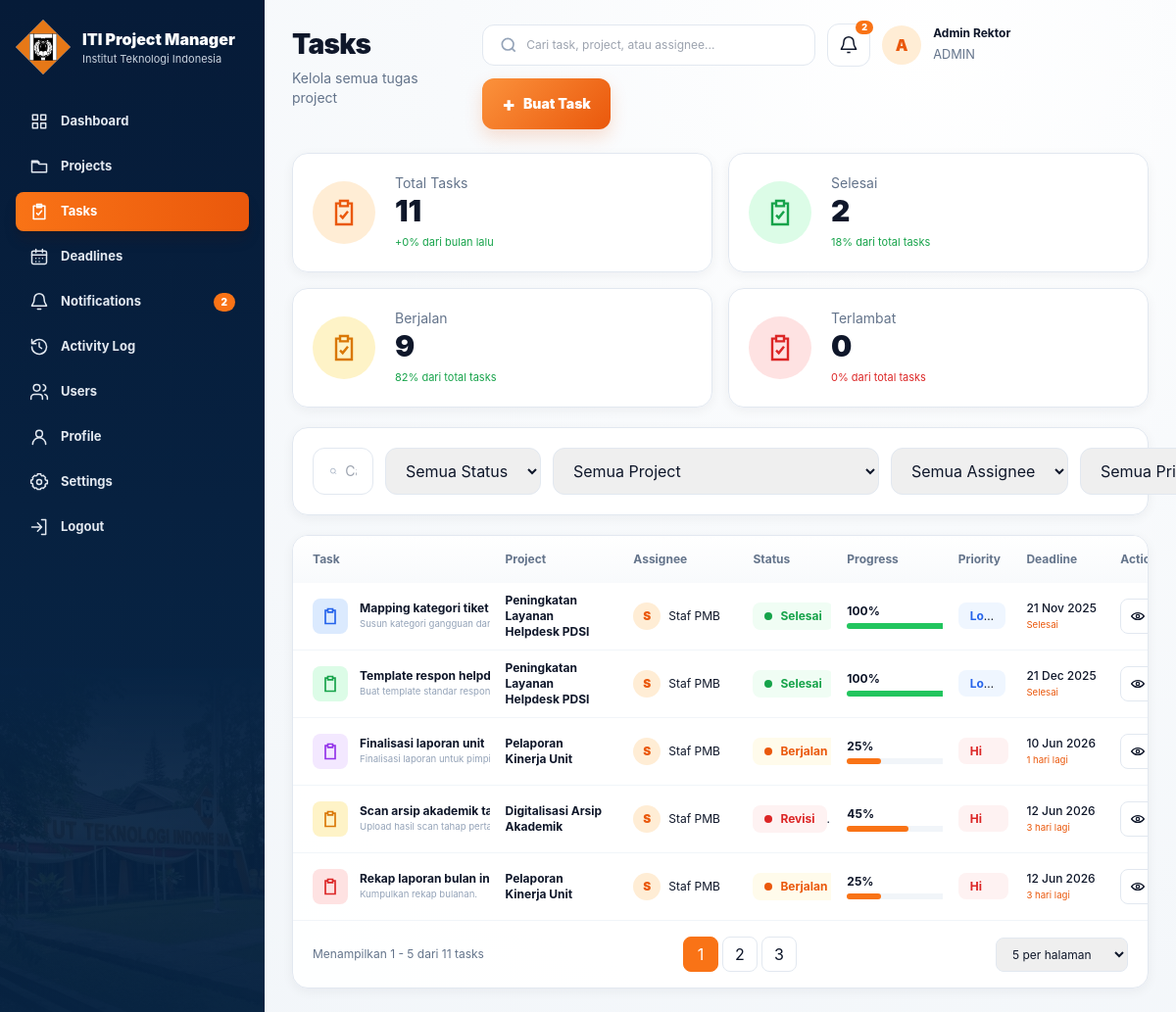
/index.php?page=tasks (signed in), run on the app's committed database.
### tables this page shows
CREATE TABLE users (
    id INT AUTO_INCREMENT PRIMARY KEY,
    name VARCHAR(120) NOT NULL,
    email VARCHAR(160) NOT NULL UNIQUE,
    password_hash VARCHAR(255) NOT NULL,
    role ENUM('SUPERADMIN','ADMIN','MODERATOR','USER') NOT NULL DEFAULT 'USER',
    unit VARCHAR(120) NULL,
    status ENUM('active','inactive') NOT NULL DEFAULT 'active',
    created_by INT NULL,
    created_at DATETIME NOT NULL DEFAULT CURRENT_TIMESTAMP,
    updated_at DATETIME NULL,
    deleted_at DATETIME NULL,
    INDEX idx_users_role (role),
    INDEX idx_users_status (status)
);

CREATE TABLE tasks (
    id INT AUTO_INCREMENT PRIMARY KEY,
    project_id INT NOT NULL,
    title VARCHAR(180) NOT NULL,
    description TEXT NULL,
    created_by INT NOT NULL,
    status ENUM('open','submitted','approved','rejected') NOT NULL DEFAULT 'open',
    deadline_at DATETIME NOT NULL,
    reviewed_by INT NULL,
    reviewed_at DATETIME NULL,
    created_at DATETIME NOT NULL DEFAULT CURRENT_TIMESTAMP,
    updated_at DATETIME NULL,
    deleted_at DATETIME NULL,
    INDEX idx_tasks_project (project_id),
    INDEX idx_tasks_status (status),
    INDEX idx_tasks_deadline (deadline_at),
    INDEX idx_tasks_created_by (created_by),
    CONSTRAINT fk_tasks_project FOREIGN KEY (project_id) REFERENCES projects(id) ON DELETE CASCADE,
    CONSTRAINT fk_tasks_created_by FOREIGN KEY (created_by) REFERENCES users(id),
    CONSTRAINT fk_tasks_reviewed_by FOREIGN KEY (reviewed_by) REFERENCES users(id)
);

CREATE TABLE projects (
    id INT AUTO_INCREMENT PRIMARY KEY,
    title VARCHAR(180) NOT NULL,
    description TEXT NULL,
    owner_id INT NOT NULL,
    status ENUM('draft','active','review','completed','archived') NOT NULL DEFAULT 'active',
    deadline_at DATETIME NOT NULL,
    created_at DATETIME NOT NULL DEFAULT CURRENT_TIMESTAMP,
    updated_at DATETIME NULL,
    deleted_at DATETIME NULL,
    INDEX idx_projects_owner (owner_id),
    INDEX idx_projects_status (status),
    INDEX idx_projects_deadline (deadline_at),
    CONSTRAINT fk_projects_owner FOREIGN KEY (owner_id) REFERENCES users(id)
);

### actions/views/tasks-list-view.php (the view, shortened to what the rows shown need)
<?php
$visibilitySql = $user['role'] === 'SUPERADMIN'
    ? '1=1'
    : '(EXISTS (SELECT 1 FROM project_members vpm WHERE vpm.project_id = p.id AND vpm.user_id = ?) OR EXISTS (SELECT 1 FROM task_assignees vta WHERE vta.task_id = t.id AND vta.user_id = ?))';
$visibilityParams = $user['role'] === 'SUPERADMIN' ? [] : [(int)$user['id'], (int)$user['id']];
$search = trim($_GET['q'] ?? '');
$perPage = (int)($_GET['per_page'] ?? 5);
$currentPage = max(1, (int)($_GET['p'] ?? 1));
$baseWhere = [$visibilitySql, 't.deleted_at IS NULL', 'p.deleted_at IS NULL'];
$baseParams = $visibilityParams;
$where = $baseWhere;
$params = $baseParams;
$whereSql = implode(' AND ', $where);
$stmt = $pdo->prepare("SELECT COUNT(*) FROM tasks t JOIN projects p ON p.id=t.project_id WHERE {$whereSql}");
$stmt->execute($params);
$filteredCount = (int)$stmt->fetchColumn();
$totalPages = max(1, (int)ceil($filteredCount / $perPage));
$currentPage = min($currentPage, $totalPages);
$offset = ($currentPage - 1) * $perPage;
$stmt = $pdo->prepare("
 SELECT t.*,p.title project_title,
 (SELECT GROUP_CONCAT(u.name ORDER BY u.name SEPARATOR ', ') FROM task_assignees ta JOIN users u ON u.id=ta.user_id WHERE ta.task_id=t.id) assignee_names
 FROM tasks t JOIN projects p ON p.id=t.project_id
 WHERE {$whereSql}
 ORDER BY CASE WHEN t.status<>'approved' AND t.deadline_at<NOW() THEN 0 ELSE 1 END,t.deadline_at
 LIMIT {$perPage} OFFSET {$offset}");
$stmt->execute($params);
$tasks = $stmt->fetchAll();
function task_list_meta($task) {
    $overdue = $task['status'] !== 'approved' && strtotime($task['deadline_at']) < time();
    $map = [
        'open'=>['Berjalan','bg-amber-50 text-orange-600',25],
        'submitted'=>['Review','bg-blue-50 text-blue-600',75],
        'approved'=>['Selesai','bg-green-50 text-green-600',100],
        'rejected'=>['Revisi','bg-red-50 text-red-600',45],
    ];
    [$label,$tone,$progress] = $map[$task['status']] ?? [$task['status'],'bg-slate-100 text-slate-600',0];
    $days = (int)ceil((strtotime($task['deadline_at']) - time()) / 86400);
    if ($task['status'] === 'approved' || $days > 7) [$priority,$priorityTone] = ['Low','bg-blue-50 text-blue-600'];
    elseif ($days > 3) [$priority,$priorityTone] = ['Medium','bg-amber-50 text-amber-600'];
    else [$priority,$priorityTone] = ['High','bg-red-50 text-red-600'];
    return compact('overdue','label','tone','progress','days','priority','priorityTone');
}
?>
<div class="tasks-page">
 <header class="mb-6 flex flex-col gap-4 lg:flex-row lg:items-start lg:justify-between">
  <div><h2 class="text-[28px] font-black tracking-tight">Tasks</h2><p class="mt-1 text-sm text-slate-500">Kelola semua tugas project</p></div>
  <div class="flex flex-wrap items-center gap-3">
   <form class="hidden min-w-[340px] items-center gap-2 rounded-xl border border-slate-200 bg-white px-4 py-2.5 lg:flex" method="get"><button type="submit" class="text-slate-400"></button><input class="w-full border-0 bg-transparent text-xs outline-none" name="q" value="<?= e($search) ?>" placeholder="Cari task, project, atau assignee..."></form>
   <a class="dashboard-interactive-icon relative grid h-11 w-11 place-items-center rounded-xl border border-slate-200 bg-white" href="index.php?page=notifications"><svg class="h-5 w-5" viewBox="0 0 24 24" fill="none" stroke="currentColor" stroke-width="1.8"><path d="M18 8a6 6 0 0 0-12 0c0 7-3 7-3 9h18c0-2-3-2-3-9Zm-8 13h4"/></svg><?php if ($unreadSidebarCount): ?><span class="absolute -right-1 -top-1 rounded-full bg-orange-500 px-1.5 text-[9px] font-black text-white"><?= e($unreadSidebarCount) ?></span><?php endif; ?></a>
   <span class="grid h-10 w-10 place-items-center rounded-full bg-orange-100 font-black text-orange-600"><?= e(strtoupper(substr($user['name'],0,1))) ?></span><span class="hidden sm:block"><b class="block text-xs"><?= e($user['name']) ?></b><small class="text-slate-500"><?= e(role_label($user['role'])) ?></small></span>
   <?php if ($user['role'] !== 'USER' && $projectOptions): ?><button class="open-task-modal flex items-center gap-2 rounded-xl bg-orange-600 px-5 py-3 text-sm font-black text-white" type="button"><span class="text-xl">+</span> Buat Task</button><?php endif; ?>
  </div>
 </header>
 <section class="mt-5 overflow-hidden rounded-2xl border border-slate-200 bg-white shadow-sm"><div class="data-table-scroll"><table class="w-full table-fixed text-left text-xs"><thead><tr><th class="w-[23%] px-5 py-4">Task</th><th class="w-[15%] px-4">Project</th><th class="w-[14%] px-4">Assignee</th><th class="w-[11%] px-4">Status</th><th class="w-[13%] px-4">Progress</th><th class="w-[8%] px-4">Priority</th><th class="w-[11%] px-4">Deadline</th><th class="w-[5%] px-4 text-center">Actions</th></tr></thead><tbody class="divide-y divide-slate-100">
 <?php $colors=['bg-blue-100 text-blue-600','bg-green-100 text-green-600','bg-purple-100 text-purple-600','bg-amber-100 text-amber-600','bg-red-100 text-red-600']; foreach($tasks as $i=>$task): $meta=task_list_meta($task); ?><tr class="task-row"><td class="px-5 py-4"><a class="flex items-center gap-3" href="actions/task-detail.php?id=<?= e($task['id']) ?>"><span class="grid h-9 w-9 shrink-0 place-items-center rounded-lg <?= e($colors[$i%5]) ?>"><svg class="h-5 w-5" viewBox="0 0 24 24" fill="none" stroke="currentColor" stroke-width="2"><path d="M9 5H6v16h12V5h-3M9 3h6v4H9z"/></svg></span><span><b class="block max-w-[220px] truncate"><?= e($task['title']) ?></b><small class="block max-w-[220px] truncate text-slate-400"><?= e($task['description']?:'Tanpa deskripsi') ?></small></span></a></td><td class="px-4"><a class="font-bold" href="actions/project-detail.php?id=<?= e($task['project_id']) ?>"><?= e($task['project_title']) ?></a></td><td class="px-4"><span class="flex items-center gap-2"><i class="grid h-7 w-7 shrink-0 place-items-center rounded-full bg-orange-100 font-black not-italic text-orange-600"><?= e(strtoupper(substr($task['assignee_names']?:'-',0,1))) ?></i><span class="max-w-[145px] truncate"><?= e($task['assignee_names']?:'-') ?></span></span></td><td class="px-4"><span class="inline-flex items-center gap-2 rounded-lg px-3 py-1.5 font-bold <?= e($meta['tone']) ?>"><i class="h-2 w-2 rounded-full bg-current"></i><?= e($meta['label']) ?></span></td><td class="px-4"><div class="min-w-[140px]"><b><?= e($meta['progress']) ?>%</b><span class="mt-1 block h-1.5 rounded-full bg-slate-100"><i class="task-progress block h-1.5 rounded-full <?= $meta['progress']===100?'bg-green-500':'bg-orange-500' ?>" style="width:<?= e($meta['progress']) ?>%"></i></span></div></td><td class="px-4"><span class="rounded-lg px-3 py-1.5 font-bold <?= e($meta['priorityTone']) ?>"><?= e($meta['priority']) ?></span></td><td class="px-4 whitespace-nowrap"><b class="block font-medium"><?= e(date('d M Y',strtotime($task['deadline_at']))) ?></b><small class="<?= $meta['overdue']?'text-red-600':'text-orange-600' ?>"><?= $task['status']==='approved'?'Selesai':($meta['overdue']?e(abs($meta['days'])).' hari terlambat':e(max(0,$meta['days'])).' hari lagi') ?></small></td><td class="px-4 text-center"><a class="inline-grid h-9 w-9 place-items-center rounded-lg border border-slate-200 hover:bg-orange-50" href="actions/task-detail.php?id=<?= e($task['id']) ?>"><svg class="h-4 w-4" viewBox="0 0 24 24" fill="none" stroke="currentColor" stroke-width="2"><path d="M2.5 12s3.5-5 9.5-5 9.5 5 9.5 5-3.5 5-9.5 5-9.5-5-9.5-5Z"/><circle cx="12" cy="12" r="2.5"/></svg></a></td></tr><?php endforeach; ?></tbody></table></div>
 </section>
</div>

### data on the page
users: name "A", name "Admin Rektor", role "ADMIN"
tasks: title "Mapping kategor…", description "Susun kategori gangg…", project.title "Peningkatan Layanan Helpdesk PDSI", assignee_names "S", assignee_names "Staf PMB", label "Sele…", progress "100", priority "Lo…", deadline_at "21 Nov 2025", status "Selesai"
tasks: title "Template respon…", description "Buat template standar…", project.title "Peningkatan Layanan Helpdesk PDSI", assignee_names "S", assignee_names "Staf PMB", label "Sele…", progress "100", priority "Lo…", deadline_at "21 Dec 2025", status "Selesai"
tasks: title "Finalisasi laporan…", description "Finalisasi laporan untu…", project.title "Pelaporan Kinerja Unit", assignee_names "S", assignee_names "Staf PMB", label "Berj…", progress "25", priority "Hi…", deadline_at "10 Jun 2026", max(0,$meta['days']) "1"
tasks: title "Scan arsip akade…", description "Upload hasil scan tah…", project.title "Digitalisasi Arsip Akademik", assignee_names "S", assignee_names "Staf PMB", label "Revi…", progress "45", priority "Hi…", deadline_at "12 Jun 2026", max(0,$meta['days']) "3"
tasks: title "Rekap laporan bu…", description "Kumpulkan rekap bula…", project.title "Pelaporan Kinerja Unit", assignee_names "S", assignee_names "Staf PMB", label "Berj…", progress "25", priority "Hi…", deadline_at "12 Jun 2026", max(0,$meta['days']) "3"

### other printed values
$label "Dashboard"
$label "Projects"
$label "Tasks"
$label "Deadlines"
$label "Notifications"
$unreadSidebarCount "2"
$label "Activity Log"
$label "Users"
$label "Profile"
$label "Settings"
$label "Total Tasks"
$value "11"
$note "+0% dari bulan lalu"
$label "Selesai"
$value "2"
